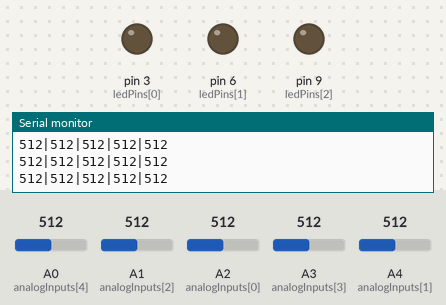
Recording of a program running on a simulated Arduino Nano, built with avr-gcc and run on an emulated ATmega328P. Parts: output pins drawn as LEDs (lit = HIGH), the last lines printed to the serial monitor. The test bench sets the inputs (shaded band); at power-on: A0 (analogInputs[4]) = 512, A1 (analogInputs[2]) = 512, A2 (analogInputs[0]) = 512, A3 (analogInputs[3]) = 512, A4 (analogInputs[1]) = 512.

Above: at 1.2 s.
1.3 s: A0 (analogInputs[4]) set to 716
At 1.45 s:
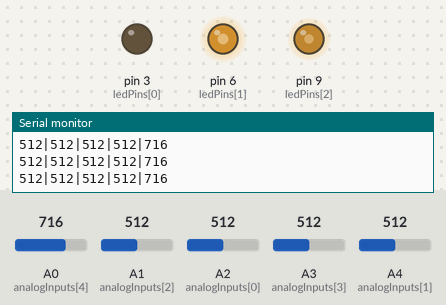
3.0 s: A1 (analogInputs[2]) set to 501
At 3.19 s:
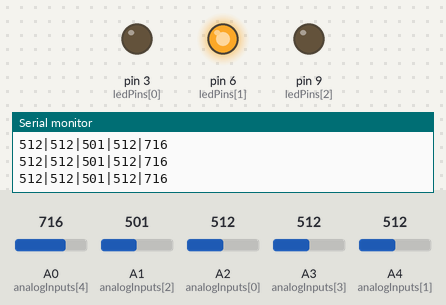
4.8 s: A2 (analogInputs[0]) set to 306
At 4.93 s:
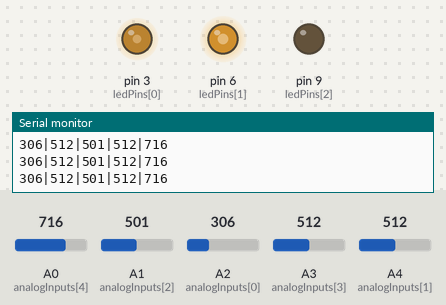
6.5 s: A3 (analogInputs[3]) set to 523
At 8.0 s:
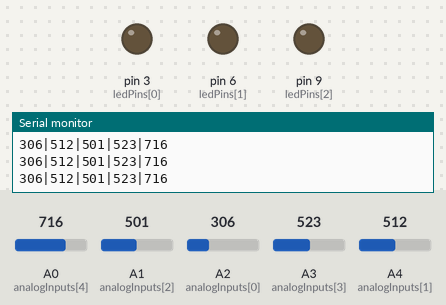
8.3 s: A4 (analogInputs[1]) set to 992
At 8.48 s:
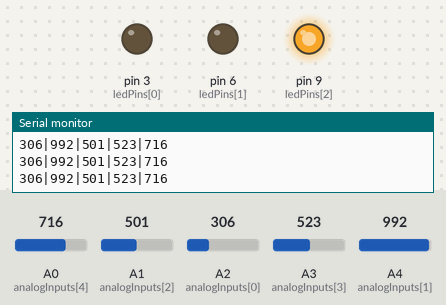
10.1 s: A2 (analogInputs[0]) set to 30
At 10.28 s:
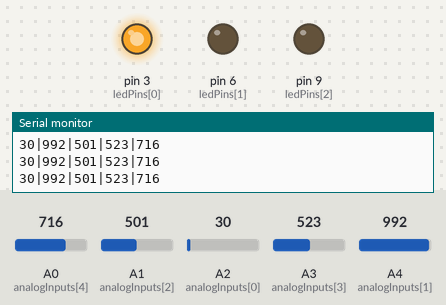
Timing chart, 0 to 12.9 s (numbered marks = the images above; inputs shaded):
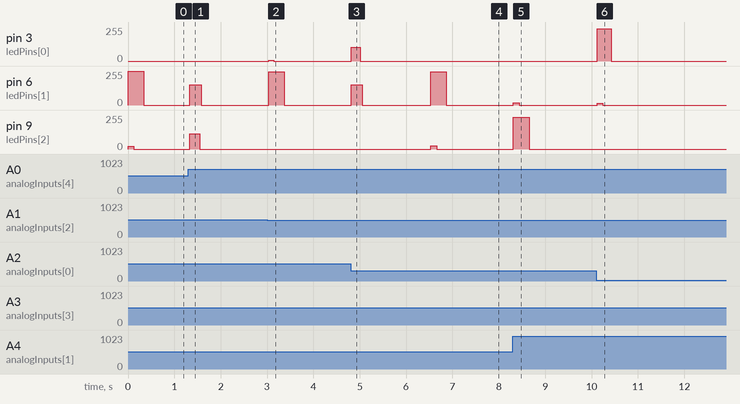

Measured:
- the behaviour switches between 502 and 501 on A1 (analogInputs[2]) (found by bisection; images 1 and 2)
- the behaviour switches between 522 and 523 on A3 (analogInputs[3]) (found by bisection; images 3 and 4)
- after the input at 1.3 s, pin 6 (ledPins[1]): 0/255 → 153/255 at once, → 0/255 0.25 s later; pin 9 (ledPins[2]): 0/255 → 114/255 at once, → 0/255 0.21 s later
- after the input at 3.0 s, pin 3 (ledPins[0]): 0/255 → 5/255 at once, → 0/255 0.11 s later; pin 6 (ledPins[1]): 0/255 → 250/255 at once, → 0/255 0.34 s later
- after the input at 4.8 s, pin 3 (ledPins[0]): 0/255 → 103/255 at once, → 0/255 0.19 s later; pin 6 (ledPins[1]): 0/255 → 152/255 at once, → 0/255 0.24 s later
- after the input at 6.5 s, pin 6 (ledPins[1]): 0/255 → 250/255 at once, → 0/255 0.34 s later; pin 9 (ledPins[2]): 0/255 → 25/255 at once, → 0/255 0.13 s later
- after the input at 8.3 s, pin 6 (ledPins[1]): 0/255 → 16/255 at once, → 0/255 0.12 s later; pin 9 (ledPins[2]): 0/255 → 240/255 at once, → 0/255 0.34 s later
- after the input at 10.1 s, pin 3 (ledPins[0]): 0/255 → 241/255 at once, → 0/255 0.30 s later; pin 6 (ledPins[1]): 0/255 → 14/255 at once, → 0/255 0.12 s later

The program:

main.cpp
```cpp
#include <Arduino.h>

#define NUM_LEDS 3
#define NUM_SLIDERS 5

#define DISPLAY_ACTIVATION_OFFSET 10
#define DISPLAY_TIME_MS 100
#define DISPLAY_FADE_INTERVAL 500
#define NO_DISPLAY 10

const int analogInputs[NUM_SLIDERS] = {A2, A4, A1, A3, A0};
int currSliderValues[NUM_SLIDERS];
int prevSliderValues[NUM_SLIDERS];

const int ledPins[NUM_LEDS]= {3,6,9};
int ledValues[NUM_LEDS]= {0,0,0};

unsigned long displayTimeStart = 0;
boolean displayOn = false;
uint8_t displayIndex = NO_DISPLAY;

void updateSliderValues();
void sendSliderValues();
void writeDisplay(int, int, int);
void clearDisplay();
void updateDisplay();

void setup() {
  for (int i = 0; i < NUM_SLIDERS; i++) {
    pinMode(analogInputs[i], INPUT);
  }
  for (int i = 0; i < NUM_LEDS; i++) {
     pinMode(ledPins[i],OUTPUT);
  }

  writeDisplay(0,0,0);
  Serial.begin(9600);
}

void loop() {
  updateSliderValues();
  sendSliderValues();
  updateDisplay();
  delay(10);
}

void updateSliderValues() {
  for (int i = 0; i < NUM_SLIDERS; i++) {
    prevSliderValues[i] = currSliderValues[i];
    currSliderValues[i] = analogRead(analogInputs[i]);
  }
}

void sendSliderValues() {
  String builtString = String("");

  for (int i = 0; i < NUM_SLIDERS; i++) {
    builtString += String((int)currSliderValues[i]);

    if (i < NUM_SLIDERS - 1) {
      builtString += String("|");
    }
  }

  Serial.println(builtString);
}

void clearDisplay(){
  if(!displayOn){
    writeDisplay(0,0,0);
    return;
  }

  int x = 0;
  while(ledValues[0]>0 || ledValues[1]>0 || ledValues[2]>0){
    if(x==DISPLAY_FADE_INTERVAL){
      writeDisplay(ledValues[0],ledValues[1],ledValues[2]);
      if(ledValues[0]>0) ledValues[0] = ledValues[0] - 1;
      if(ledValues[1]>0) ledValues[1] = ledValues[1] - 1;
      if(ledValues[2]>0) ledValues[2] = ledValues[2] - 1;
      x = 0;
    } else {
      x++;
    }
  }
  writeDisplay(0,0,0);
  displayOn = false;
}

void updateDisplay(){
  if(displayOn && ((millis()-displayTimeStart) > DISPLAY_TIME_MS)){
    clearDisplay();
    displayIndex = NO_DISPLAY;
  }

  //if(displayOn) return;
  for (int i = 0; i < NUM_SLIDERS; i++) {
    if(abs(currSliderValues[i] - prevSliderValues[i]) > DISPLAY_ACTIVATION_OFFSET){
      if(displayOn && displayIndex!=i) continue;

      displayOn = true;
      displayIndex= i;
      displayTimeStart = millis();

      int volume = currSliderValues[i];

      if( volume < (1023/2) ){
        writeDisplay(map(volume,0,1023/2,255,0), map(volume,0,1023/2,0,255), 0);
      } else {
        writeDisplay(0, map(volume,1023/2,1023,255,0), map(volume,1023/2,1023,20,255));
      }
    }
  }
}

void writeDisplay(int r, int g, int b){
  ledValues[0] = r;
  ledValues[1] = g;
  ledValues[2] = b;

  analogWrite(ledPins[0],r);
  analogWrite(ledPins[1],g);
  analogWrite(ledPins[2],b);
}
```
